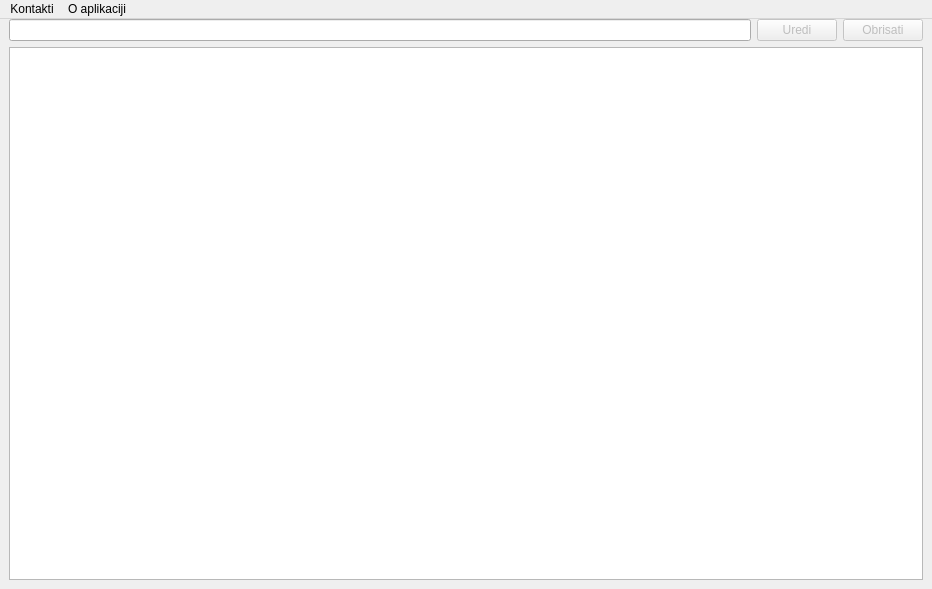
<?xml version="1.0" encoding="UTF-8"?>
<ui version="4.0">
 <class>EasyContacts</class>
 <widget class="QMainWindow" name="EasyContacts">
  <property name="geometry">
   <rect>
    <x>0</x>
    <y>0</y>
    <width>932</width>
    <height>589</height>
   </rect>
  </property>
  <property name="windowTitle">
   <string>Easy Contacts</string>
  </property>
  <property name="windowIcon">
   <iconset theme="contact-new"/>
  </property>
  <widget class="QWidget" name="centralwidget">
   <layout class="QVBoxLayout" name="verticalLayout_2">
    <property name="topMargin">
     <number>0</number>
    </property>
    <item>
     <layout class="QHBoxLayout" name="horizontalLayout">
      <item>
       <widget class="QLineEdit" name="lineEdit"/>
      </item>
      <item>
       <widget class="QPushButton" name="pushButton_uredi">
        <property name="enabled">
         <bool>false</bool>
        </property>
        <property name="text">
         <string>Uredi</string>
        </property>
        <property name="icon">
         <iconset theme="document-open"/>
        </property>
       </widget>
      </item>
      <item>
       <widget class="QPushButton" name="pushButton_obrisati">
        <property name="enabled">
         <bool>false</bool>
        </property>
        <property name="text">
         <string>Obrisati</string>
        </property>
        <property name="icon">
         <iconset theme="list-remove"/>
        </property>
       </widget>
      </item>
     </layout>
    </item>
    <item>
     <widget class="QTableView" name="tableView"/>
    </item>
   </layout>
  </widget>
  <widget class="QMenuBar" name="menubar">
   <property name="geometry">
    <rect>
     <x>0</x>
     <y>0</y>
     <width>932</width>
     <height>22</height>
    </rect>
   </property>
   <property name="sizePolicy">
    <sizepolicy hsizetype="MinimumExpanding" vsizetype="Preferred">
     <horstretch>0</horstretch>
     <verstretch>0</verstretch>
    </sizepolicy>
   </property>
   <widget class="QMenu" name="menuO_aplikaciji">
    <property name="title">
     <string>O aplikaciji</string>
    </property>
   </widget>
   <widget class="QMenu" name="menuKontakti">
    <property name="title">
     <string>Kontakti</string>
    </property>
    <addaction name="separator"/>
    <addaction name="actionIzradi_novi_kontakt"/>
    <addaction name="separator"/>
    <addaction name="actionUvoz"/>
    <addaction name="actionIzvoz"/>
   </widget>
   <addaction name="menuKontakti"/>
   <addaction name="menuO_aplikaciji"/>
  </widget>
  <action name="actionUvoz">
   <property name="icon">
    <iconset theme="list-add"/>
   </property>
   <property name="text">
    <string>Uvoz</string>
   </property>
  </action>
  <action name="actionIzvoz">
   <property name="icon">
    <iconset theme="document-new"/>
   </property>
   <property name="text">
    <string>Izvoz</string>
   </property>
  </action>
  <action name="actionIzradi_novi_kontakt">
   <property name="icon">
    <iconset theme="contact-new"/>
   </property>
   <property name="text">
    <string>Izradi novi kontakt</string>
   </property>
  </action>
 </widget>
 <resources/>
 <connections/>
</ui>
